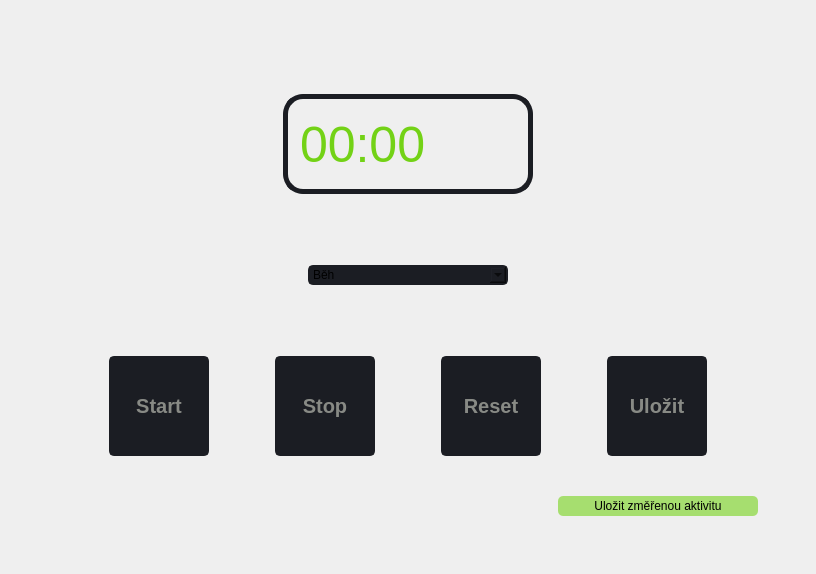
                  <widget class="QWidget" name="timer_widget">
                   <property name="styleSheet">
                    <string notr="true"/>
                   </property>
                   <layout class="QHBoxLayout" name="horizontalLayout_24">
                    <property name="spacing">
                     <number>0</number>
                    </property>
                    <property name="leftMargin">
                     <number>0</number>
                    </property>
                    <property name="topMargin">
                     <number>0</number>
                    </property>
                    <property name="rightMargin">
                     <number>0</number>
                    </property>
                    <property name="bottomMargin">
                     <number>0</number>
                    </property>
                    <item>
                     <widget class="QFrame" name="timer_frame">
                      <property name="styleSheet">
                       <string notr="true">border: none;</string>
                      </property>
                      <property name="frameShape">
                       <enum>QFrame::StyledPanel</enum>
                      </property>
                      <property name="frameShadow">
                       <enum>QFrame::Raised</enum>
                      </property>
                      <layout class="QVBoxLayout" name="verticalLayout_15">
                       <item>
                        <spacer name="verticalSpacer_14">
                         <property name="orientation">
                          <enum>Qt::Vertical</enum>
                         </property>
                         <property name="sizeType">
                          <enum>QSizePolicy::Fixed</enum>
                         </property>
                         <property name="sizeHint" stdset="0">
                          <size>
                           <width>20</width>
                           <height>60</height>
                          </size>
                         </property>
                        </spacer>
                       </item>
                       <item>
                        <widget class="QFrame" name="timer_data_frame">
                         <property name="minimumSize">
                          <size>
                           <width>0</width>
                           <height>150</height>
                          </size>
                         </property>
                         <property name="maximumSize">
                          <size>
                           <width>16777215</width>
                           <height>150</height>
                          </size>
                         </property>
                         <property name="frameShape">
                          <enum>QFrame::StyledPanel</enum>
                         </property>
                         <property name="frameShadow">
                          <enum>QFrame::Raised</enum>
                         </property>
                         <layout class="QHBoxLayout" name="horizontalLayout_43">
                          <item>
                           <widget class="QLabel" name="timer_label">
                            <property name="maximumSize">
                             <size>
                              <width>250</width>
                              <height>100</height>
                             </size>
                            </property>
                            <property name="styleSheet">
                             <string notr="true">QLabel {
	font-size: 50px;
	qproperty-alignment: AlignCenter;
	border: 5px solid rgb(27, 29, 35);
	border-radius: 20px;
	color: rgb(115, 210, 22);
}</string>
                            </property>
                            <property name="text">
                             <string>00:00</string>
                            </property>
                           </widget>
                          </item>
                         </layout>
                        </widget>
                       </item>
                       <item>
                        <widget class="QFrame" name="timer_box_frame">
                         <property name="minimumSize">
                          <size>
                           <width>0</width>
                           <height>100</height>
                          </size>
                         </property>
                         <property name="maximumSize">
                          <size>
                           <width>16777215</width>
                           <height>100</height>
                          </size>
                         </property>
                         <property name="frameShape">
                          <enum>QFrame::StyledPanel</enum>
                         </property>
                         <property name="frameShadow">
                          <enum>QFrame::Raised</enum>
                         </property>
                         <layout class="QHBoxLayout" name="horizontalLayout_42">
                          <item>
                           <widget class="QComboBox" name="timer_box">
                            <property name="maximumSize">
                             <size>
                              <width>200</width>
                              <height>16777215</height>
                             </size>
                            </property>
                            <property name="styleSheet">
                             <string notr="true">QComboBox{
	background-color: rgb(27, 29, 35);
	border-radius: 5px;
	border: 2px solid rgb(27, 29, 35);
}</string>
                            </property>
                            <item>
                             <property name="text">
                              <string>Běh</string>
                             </property>
                            </item>
                            <item>
                             <property name="text">
                              <string>Bruslení</string>
                             </property>
                            </item>
                            <item>
                             <property name="text">
                              <string>Chůze</string>
                             </property>
                            </item>
                            <item>
                             <property name="text">
                              <string>Cyklistika</string>
                             </property>
                            </item>
                           </widget>
                          </item>
                         </layout>
                        </widget>
                       </item>
                       <item>
                        <widget class="QFrame" name="timer_buttons_frame">
                         <property name="minimumSize">
                          <size>
                           <width>0</width>
                           <height>150</height>
                          </size>
                         </property>
                         <property name="maximumSize">
                          <size>
                           <width>16777215</width>
                           <height>150</height>
                          </size>
                         </property>
                         <property name="frameShape">
                          <enum>QFrame::StyledPanel</enum>
                         </property>
                         <property name="frameShadow">
                          <enum>QFrame::Raised</enum>
                         </property>
                         <layout class="QHBoxLayout" name="horizontalLayout_44">
                          <item>
                           <spacer name="horizontalSpacer_25">
                            <property name="orientation">
                             <enum>Qt::Horizontal</enum>
                            </property>
                            <property name="sizeHint" stdset="0">
                             <size>
                              <width>40</width>
                              <height>20</height>
                             </size>
                            </property>
                           </spacer>
                          </item>
                          <item>
                           <widget class="QPushButton" name="timer_start_button">
                            <property name="minimumSize">
                             <size>
                              <width>100</width>
                              <height>100</height>
                             </size>
                            </property>
                            <property name="maximumSize">
                             <size>
                              <width>100</width>
                              <height>100</height>
                             </size>
                            </property>
                            <property name="styleSheet">
                             <string notr="true">QPushButton {
	background-color: rgb(27, 29, 35);
	border-radius: 5px;
	border: 2px solid rgb(27, 29, 35);
	font-weight: bold;
	font-size: 20px;
	color: rgb(136, 138, 133);
}
QPushButton:hover {
	background-color: rgb(20, 29, 35);
}
QPushButton:pressed {
	background-color: rgba(115, 210, 22,100);
	color: rgb(0, 0, 0);
}</string>
                            </property>
                            <property name="text">
                             <string>Start</string>
                            </property>
                           </widget>
                          </item>
                          <item>
                           <spacer name="horizontalSpacer_22">
                            <property name="orientation">
                             <enum>Qt::Horizontal</enum>
                            </property>
                            <property name="sizeType">
                             <enum>QSizePolicy::Fixed</enum>
                            </property>
                            <property name="sizeHint" stdset="0">
                             <size>
                              <width>60</width>
                              <height>20</height>
                             </size>
                            </property>
                           </spacer>
                          </item>
                          <item>
                           <widget class="QPushButton" name="timer_stop_button">
                            <property name="minimumSize">
                             <size>
                              <width>100</width>
                              <height>100</height>
                             </size>
                            </property>
                            <property name="maximumSize">
                             <size>
                              <width>100</width>
                              <height>100</height>
                             </size>
                            </property>
                            <property name="styleSheet">
                             <string notr="true">QPushButton {
	background-color: rgb(27, 29, 35);
	border-radius: 5px;
	border: 2px solid rgb(27, 29, 35);
	font-weight: bold;
	font-size: 20px;
	color: rgb(136, 138, 133);
}
QPushButton:hover {
	background-color: rgb(20, 29, 35);
}
QPushButton:pressed {
	background-color: rgba(115, 210, 22,100);
	color: rgb(0, 0, 0);
}</string>
                            </property>
                            <property name="text">
                             <string>Stop</string>
                            </property>
                           </widget>
                          </item>
                          <item>
                           <spacer name="horizontalSpacer_20">
                            <property name="orientation">
                             <enum>Qt::Horizontal</enum>
                            </property>
                            <property name="sizeType">
                             <enum>QSizePolicy::Fixed</enum>
                            </property>
                            <property name="sizeHint" stdset="0">
                             <size>
                              <width>60</width>
                              <height>20</height>
                             </size>
                            </property>
                           </spacer>
                          </item>
                          <item>
                           <widget class="QPushButton" name="timer_reset_button">
                            <property name="sizePolicy">
                             <sizepolicy hsizetype="Fixed" vsizetype="Fixed">
                              <horstretch>0</horstretch>
                              <verstretch>0</verstretch>
                             </sizepolicy>
                            </property>
                            <property name="minimumSize">
                             <size>
                              <width>100</width>
                              <height>100</height>
                             </size>
                            </property>
                            <property name="maximumSize">
                             <size>
                              <width>100</width>
                              <height>100</height>
                             </size>
                            </property>
                            <property name="styleSheet">
                             <string notr="true">QPushButton {
	background-color: rgb(27, 29, 35);
	border-radius: 5px;
	border: 2px solid rgb(27, 29, 35);
	font-weight: bold;
	font-size: 20px;
	color: rgb(136, 138, 133);
}
QPushButton:hover {
	background-color: rgb(20, 29, 35);
}
QPushButton:pressed {
	background-color: rgba(115, 210, 22,100);
	color: rgb(0, 0, 0);
}</string>
                            </property>
                            <property name="text">
                             <string>Reset</string>
                            </property>
                           </widget>
                          </item>
                          <item>
                           <spacer name="verticalSpacer_13">
                            <property name="orientation">
                             <enum>Qt::Horizontal</enum>
                            </property>
                            <property name="sizeType">
                             <enum>QSizePolicy::Fixed</enum>
                            </property>
                            <property name="sizeHint" stdset="0">
                             <size>
                              <width>60</width>
                              <height>20</height>
                             </size>
                            </property>
                           </spacer>
                          </item>
                          <item>
                           <widget class="QPushButton" name="timer_save_button">
                            <property name="minimumSize">
                             <size>
                              <width>100</width>
                              <height>100</height>
                             </size>
                            </property>
                            <property name="maximumSize">
                             <size>
                              <width>100</width>
                              <height>100</height>
                             </size>
                            </property>
                            <property name="styleSheet">
                             <string notr="true">QPushButton {
	background-color: rgb(27, 29, 35);
	border-radius: 5px;
	border: 2px solid rgb(27, 29, 35);
	font-weight: bold;
	font-size: 20px;
	color: rgb(136, 138, 133);
}
QPushButton:hover {
	background-color: rgb(20, 29, 35);
}
QPushButton:pressed {
	background-color: rgba(115, 210, 22,100);
	color: rgb(0, 0, 0);
}</string>
                            </property>
                            <property name="text">
                             <string>Uložit</string>
                            </property>
                           </widget>
                          </item>
                          <item>
                           <spacer name="horizontalSpacer_27">
                            <property name="orientation">
                             <enum>Qt::Horizontal</enum>
                            </property>
                            <property name="sizeHint" stdset="0">
                             <size>
                              <width>40</width>
                              <height>20</height>
                             </size>
                            </property>
                           </spacer>
                          </item>
                         </layout>
                        </widget>
                       </item>
                       <item>
                        <widget class="QFrame" name="timer_switch_button_frame">
                         <property name="frameShape">
                          <enum>QFrame::StyledPanel</enum>
                         </property>
                         <property name="frameShadow">
                          <enum>QFrame::Raised</enum>
                         </property>
                         <layout class="QHBoxLayout" name="horizontalLayout_45">
                          <item>
                           <spacer name="horizontalSpacer_29">
                            <property name="orientation">
                             <enum>Qt::Horizontal</enum>
                            </property>
                            <property name="sizeHint" stdset="0">
                             <size>
                              <width>40</width>
                              <height>20</height>
                             </size>
                            </property>
                           </spacer>
                          </item>
                          <item>
                           <spacer name="horizontalSpacer_67">
                            <property name="orientation">
                             <enum>Qt::Horizontal</enum>
                            </property>
                            <property name="sizeType">
                             <enum>QSizePolicy::Fixed</enum>
                            </property>
                            <property name="sizeHint" stdset="0">
                             <size>
                              <width>500</width>
                              <height>20</height>
                             </size>
                            </property>
                           </spacer>
                          </item>
                          <item>
                           <widget class="QPushButton" name="timer_data_insert_button_2">
                            <property name="minimumSize">
                             <size>
                              <width>200</width>
                              <height>20</height>
                             </size>
                            </property>
                            <property name="maximumSize">
                             <size>
                              <width>200</width>
                              <height>20</height>
                             </size>
                            </property>
                            <property name="styleSheet">
                             <string notr="true">QPushButton {
	background-color: rgba(115, 210, 22, 150);
	color: rgb(0, 0, 0);
	border: 0px solid rgba(115, 210, 22, 150);
	border-radius: 5px;
}
QPushButton:hover {
	background-color: rgba(115, 210, 22, 200);
}
QPushButton:pressed {
	background-color: rgba(85, 170, 255, 100);
}</string>
                            </property>
                            <property name="text">
                             <string>Uložit změřenou aktivitu</string>
                            </property>
                           </widget>
                          </item>
                          <item>
                           <spacer name="horizontalSpacer_66">
                            <property name="orientation">
                             <enum>Qt::Horizontal</enum>
                            </property>
                            <property name="sizeHint" stdset="0">
                             <size>
                              <width>40</width>
                              <height>20</height>
                             </size>
                            </property>
                           </spacer>
                          </item>
                         </layout>
                        </widget>
                       </item>
                       <item>
                        <spacer name="verticalSpacer_12">
                         <property name="orientation">
                          <enum>Qt::Vertical</enum>
                         </property>
                         <property name="sizeHint" stdset="0">
                          <size>
                           <width>20</width>
                           <height>40</height>
                          </size>
                         </property>
                        </spacer>
                       </item>
                      </layout>
                     </widget>
                    </item>
                   </layout>
                  </widget>
